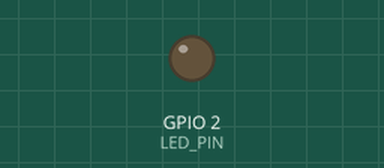
Simulated run of this program. Board: ESP32-S3. Parts: output pins drawn as LEDs (lit = HIGH). WiFi joins after 1.5 s; servers stay silent unless stated; what the program prints to the serial monitor is not drawn.

Above: at 0.1 s.
At 5.0 s:
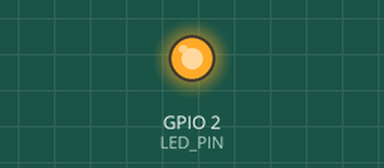
Timing chart, 0 to 6.6 s (numbered marks = the images above):
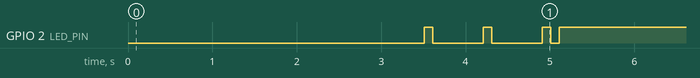

The program:

main.cpp
```cpp
#include <Arduino.h>
#include <WiFi.h>
#include <WebServer.h>

// WiFi Credentials - HIER DEINE DATEN EINTRAGEN!
const char* ssid = "K.NET";
const char* password = "GEvHcS04kRH5qoaUC9b7Z";

// Simple Web Server on port 80
WebServer server(80);

// LED Pin für Status
#define LED_PIN 2

void handleRoot() {
  String html = "<!DOCTYPE html><html><head><title>ESP32-S3 Wake-Up Tool</title></head>";
  html += "<body style='font-family: Arial; text-align: center; padding: 50px;'>";
  html += "<h1>🎉 ESP32-S3 Wake-Up Tool</h1>";
  html += "<h2>WiFi Connected!</h2>";
  html += "<p>IP Address: " + WiFi.localIP().toString() + "</p>";
  html += "<p>RSSI: " + String(WiFi.RSSI()) + " dBm</p>";
  html += "<hr>";
  html += "<h3>Next Steps:</h3>";
  html += "<ol style='text-align: left; max-width: 500px; margin: 0 auto;'>";
  html += "<li>Open Home Assistant</li>";
  html += "<li>Go to ESPHome Dashboard</li>";
  html += "<li>Add new device with this IP: <strong>" + WiFi.localIP().toString() + "</strong></li>";
  html += "<li>Flash ESPHome firmware via WiFi (OTA)</li>";
  html += "</ol>";
  html += "<hr>";
  html += "<p><em>Board ready for ESPHome!</em></p>";
  html += "</body></html>";
  server.send(200, "text/html", html);
}

void blinkLED(int times, int delayMs) {
  for (int i = 0; i < times; i++) {
    digitalWrite(LED_PIN, HIGH);
    delay(delayMs);
    digitalWrite(LED_PIN, LOW);
    delay(delayMs);
  }
}

void setup() {
  // LED Setup
  pinMode(LED_PIN, OUTPUT);
  digitalWrite(LED_PIN, LOW);

  // Serial Setup
  delay(2000);
  Serial.begin(115200);
  delay(1000);

  Serial.println("\n\n========================================");
  Serial.println("[BOOT] ESP32-S3 Wake-Up Tool - WiFi Setup");
  Serial.println("========================================");

  // WiFi Connect
  Serial.printf("[WIFI] Connecting to %s...\n", ssid);
  WiFi.mode(WIFI_STA);
  WiFi.begin(ssid, password);

  int attempts = 0;
  while (WiFi.status() != WL_CONNECTED && attempts < 30) {
    delay(500);
    Serial.print(".");
    blinkLED(1, 100);
    attempts++;
  }

  if (WiFi.status() == WL_CONNECTED) {
    Serial.println("\n[WIFI] ✓ Connected!");
    Serial.printf("[WIFI] IP Address: %s\n", WiFi.localIP().toString().c_str());
    Serial.printf("[WIFI] Signal Strength: %d dBm\n", WiFi.RSSI());

    // LED dauerhaft an = connected
    digitalWrite(LED_PIN, HIGH);

    // Start Web Server
    server.on("/", handleRoot);
    server.begin();
    Serial.println("[HTTP] ✓ Web server started on port 80");

    Serial.println("\n========================================");
    Serial.println("[READY] Board ready for ESPHome!");
    Serial.printf("[READY] Open: http://%s/\n", WiFi.localIP().toString().c_str());
    Serial.println("========================================\n");

  } else {
    Serial.println("\n[WIFI] ✗ Connection failed!");
    Serial.println("[WIFI] Check SSID and password");
    // LED schnell blinken = error
    while(true) {
      blinkLED(3, 100);
      delay(1000);
    }
  }
}

void loop() {
  server.handleClient();
  delay(10);
}
```
